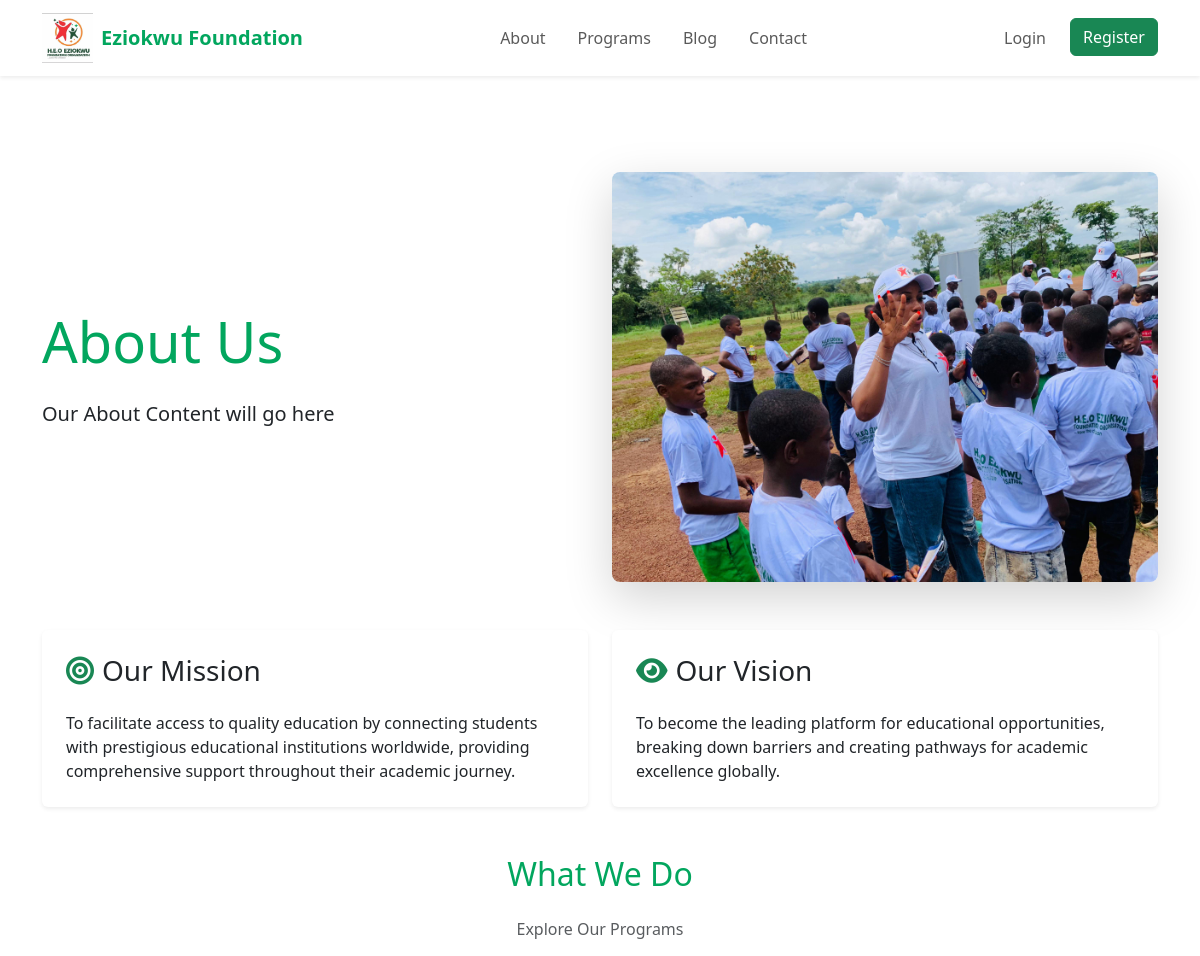
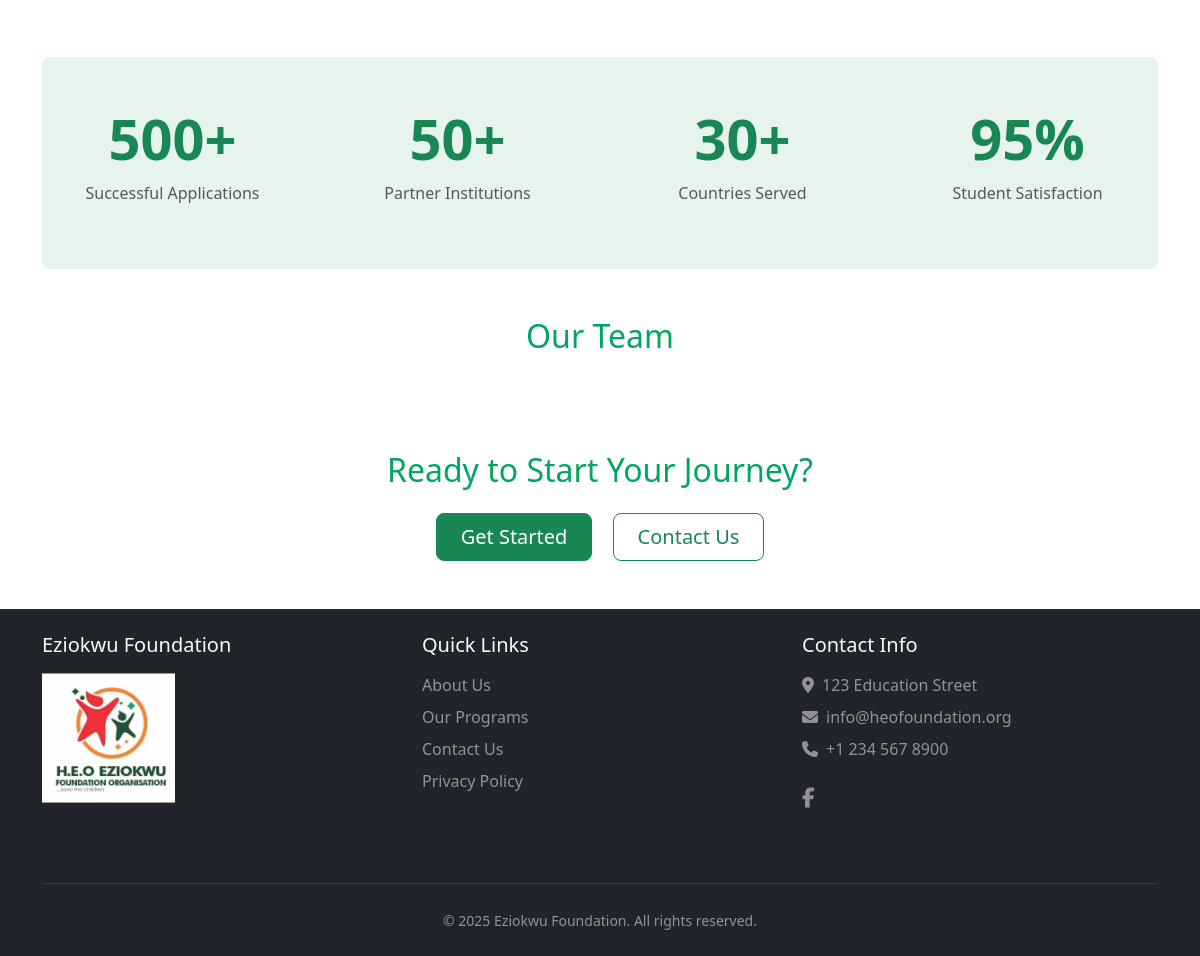
The page /about/ on the database its author committed (2 pictures, top to bottom).
### core/models.py (models this page shows, shortened)
class SiteSettings(models.Model):
    site_name = models.CharField(max_length=100, default='HEO Foundation')
    logo = models.ImageField(upload_to='site/', null=True, blank=True)
    favicon = models.ImageField(upload_to='site/', null=True, blank=True)
    about_image = models.ImageField(upload_to='site/about/', null=True, blank=True)
    about_title = models.CharField(max_length=200, default="About Us")
    about_subtitle = models.TextField(blank=True)
    mission_statement = models.TextField(blank=True)
    vision_statement = models.TextField(blank=True)
    primary_color = models.CharField(max_length=7, default='#0d6efd', help_text='Hex color code')
    secondary_color = models.CharField(max_length=7, default='#6c757d', help_text='Hex color code')
    successful_applications = models.CharField(max_length=20, blank=True)
    partner_institutions = models.CharField(max_length=20, blank=True)
    countries_served = models.CharField(max_length=20, blank=True)
    student_satisfaction = models.CharField(max_length=20, blank=True)
    what_we_do_title = models.CharField(max_length=200, default="What We Do")
    what_we_do_subtitle = models.TextField(blank=True)
    hero_title = models.CharField(max_length=200, default='Empowering Dreams Through Education')
    hero_subtitle = models.TextField(default='HEO Foundation provides educational opportunities and support to ambitious students worldwide.')
    hero_image = models.ImageField(upload_to='site/', null=True, blank=True)
    contact_email = models.EmailField(default='info@heofoundation.org')
    contact_phone = models.CharField(max_length=20, default='+1 234 567 8900')
    contact_address = models.TextField(default='123 Education Street')
    facebook_url = models.URLField(blank=True)
    twitter_url = models.URLField(blank=True)
    linkedin_url = models.URLField(blank=True)
    instagram_url = models.URLField(blank=True)
    meta_description = models.TextField(max_length=160, blank=True, help_text='SEO meta description')
    meta_keywords = models.CharField(max_length=255, blank=True, help_text='SEO keywords (comma-separated)')
    class Meta:
        verbose_name = 'Site Settings'
        verbose_name_plural = 'Site Settings'
    @classmethod
    def get_settings(cls):
        settings = cache.get('site_settings')
        if not settings:
            settings = cls.objects.first()
            if not settings:
                settings = cls.objects.create()
            cache.set('site_settings', settings)
        return settings

### core/views.py (the view)
# urls.py: path('about/', views.about_view, name='about'),
def about_view(request):
    context = {
        'team_members': TeamMember.objects.all(),  # If you have a TeamMember model
        'what_we_do_items': WhatWeDo.objects.filter(is_active=True),
    }
    return render(request, 'pages/about.html', context)

### core/context_processors.py (called while the page is built)
def site_settings(request):
    return {
        'site_settings': SiteSettings.get_settings()
    }

### templates/pages/about.html (shortened to what this page needs)
{% extends 'base.html' %}
{% load static %}
{% block content %}
<div class="container mt-5 pt-5">
    <div class="row align-items-center mb-5">
        <div class="col-lg-6">
            <h1 class="display-4 mb-4" style="color: #02a65e;"> {{ site_settings.about_title }} </h1>
            <p class="lead">{{ site_settings.about_subtitle|default:"Our About Content will go here" }}</p>
        </div>
        <div class="col-lg-6">
            {% if site_settings.about_image %}
                <img src="{{ site_settings.about_image.url }}" alt="About Us" class="img-fluid rounded-3 shadow-lg">
            {% endif %}
        </div>
    </div>
    <div class="row mb-5 g-4">
        <div class="col-md-6">
            <div class="card h-100 border-0 shadow-sm hover-shadow">
                <div class="card-body p-4">
                    <h3 class="card-title mb-4">
                        <i class="fas fa-bullseye text-success me-2"></i>Our Mission
                    </h3>
                    <p class="card-text">{{ site_settings.mission_statement|default:"To facilitate access to quality education by connecting students with prestigious educational institutions worldwide, providing comprehensive support throughout their academic journey." }}</p>
                </div>
            </div>
        </div>
        <div class="col-md-6">
            <div class="card h-100 border-0 shadow-sm hover-shadow">
                <div class="card-body p-4">
                    <h3 class="card-title mb-4">
                        <i class="fas fa-eye text-success me-2"></i>Our Vision
                    </h3>
                    <p class="card-text">{{ site_settings.vision_statement|default:"To become the leading platform for educational opportunities, breaking down barriers and creating pathways for academic excellence globally." }}</p>
                </div>
            </div>
        </div>
    </div>
    <div class="mt-5 mb-5">
        <h2 class="text-center mb-4" style="color: #02a65e;">{{ site_settings.what_we_do_title }}</h2>
        {% if site_settings.what_we_do_subtitle %}
            <p class="text-center text-muted mb-5">{{ site_settings.what_we_do_subtitle }}</p>
        {% endif %}
    </div>
    <div class="bg-success bg-opacity-10 py-5 rounded-3 mb-5">
        <div class="row text-center g-4">
            <div class="col-md-3">
                <h2 class="display-4 fw-bold text-success">{{ site_settings.successful_applications|default:"500+" }}</h2>
                <p class="text-muted">Successful Applications</p>
            </div>
            <div class="col-md-3">
                <h2 class="display-4 fw-bold text-success">{{ site_settings.partner_institutions|default:"50+" }}</h2>
                <p class="text-muted">Partner Institutions</p>
            </div>
            <div class="col-md-3">
                <h2 class="display-4 fw-bold text-success">{{ site_settings.countries_served|default:"30+" }}</h2>
                <p class="text-muted">Countries Served</p>
            </div>
            <div class="col-md-3">
                <h2 class="display-4 fw-bold text-success">{{ site_settings.student_satisfaction|default:"95%" }}</h2>
                <p class="text-muted">Student Satisfaction</p>
            </div>
        </div>
    </div>
    <div class="mb-5">
        <h2 class="text-center mb-4" style="color: #02a65e;">Our Team</h2>
    </div>
    <div class="text-center py-5">
        <h2 class="mb-4" style="color: #02a65e;">Ready to Start Your Journey?</h2>
        <a href="{% url 'users:register' %}" class="btn btn-success btn-lg px-4 me-3">Get Started</a>
        <a href="{% url 'core:contact' %}" class="btn btn-outline-success btn-lg px-4">Contact Us</a>
    </div>
</div>
{% endblock %}

### templates/includes/navbar.html (shortened to what this page needs)
<nav class="navbar navbar-expand-lg navbar-light bg-white fixed-top shadow-sm">
    <div class="container">
        <a class="navbar-brand d-flex align-items-center" href="{% url 'core:home' %}">
            {% if site_settings.logo %}
                <img src="{{ site_settings.logo.url }}" alt="{{ site_settings.site_name }}" height="50" class="me-2">
            {% endif %}
            <span style="color: #02a65e; font-weight: 600;">{{ site_settings.site_name }}</span>
        </a>
        <div class="collapse navbar-collapse" id="navbarNav">
            <ul class="navbar-nav mx-auto">
                <li class="nav-item">
                    <a class="nav-link px-3" href="{% url 'core:about' %}">About</a>
                </li>
                <li class="nav-item">
                    <a class="nav-link px-3" href="{% url 'applications:program_list' %}">Programs</a>
                </li>
                <li class="nav-item">
                    <a class="nav-link px-3" href="{% url 'cms:blog_list' %}">Blog</a>
                </li>
                <li class="nav-item">
                    <a class="nav-link px-3" href="{% url 'core:contact' %}">Contact</a>
                </li>
            </ul>
            <ul class="navbar-nav">
                {% if user.is_authenticated %}
                    <li class="nav-item">
                        <a class="nav-link px-3" href="{% url 'users:profile' %}">Profile</a>
                    </li>
                    <li class="nav-item">
                        <form method="post" action="{% url 'users:logout' %}" class="d-inline">
                            {% csrf_token %}
                            <button type="submit" class="btn btn-link nav-link text-decoration-none">
                                <i class="fas fa-sign-out-alt me-1"></i>Logout
                            </button>
                        </form>
                    </li>
                {% else %}
                    <li class="nav-item">
                        <a class="nav-link px-3" href="{% url 'users:login' %}">Login</a>
                    </li>
                    <li class="nav-item">
                        <a class="btn btn-success ms-2" href="{% url 'users:register' %}">Register</a>
                    </li>
                {% endif %}
            </ul>
        </div>
    </div>
</nav>

### templates/includes/footer.html (shortened to what this page needs)
<footer class="bg-dark text-light py-4">
    <div class="container">
        <div class="row">
            <div class="col-md-4 mb-4">
                <h5 class="mb-3">{{ site_settings.site_name }}</h5>
                {% if site_settings.logo %}
                    <img src="{{ site_settings.logo.url }}" alt="{{ site_settings.site_name }}" height="130" class="mb-3">
                {% endif %}
            </div>
            <div class="col-md-4 mb-4">
                <h5 class="mb-3">Quick Links</h5>
                <ul class="list-unstyled footer-links">
                    <li class="mb-2"><a href="#about" class="text-white-50 text-decoration-none hover-white">About Us</a></li>
                    <li class="mb-2"><a href="#programs" class="text-white-50 text-decoration-none hover-white">Our Programs</a></li>
                    <li class="mb-2"><a href="#contact" class="text-white-50 text-decoration-none hover-white">Contact Us</a></li>
                    <li class="mb-2"><a href="#" class="text-white-50 text-decoration-none hover-white">Privacy Policy</a></li>
                </ul>
            </div>
            <div class="col-md-4 mb-4">
                <h5 class="mb-3">Contact Info</h5>
                <ul class="list-unstyled text-white-50">
                    <li class="mb-2"><i class="fa-solid fa-location-dot me-2"></i>{{ site_settings.contact_address }}</li>
                    <li class="mb-2"><i class="fa-solid fa-envelope me-2"></i>{{ site_settings.contact_email }}</li>
                    <li class="mb-2"><i class="fa-solid fa-phone me-2"></i>{{ site_settings.contact_phone }}</li>
                </ul>
                <div class="mt-4">
                    {% if site_settings.facebook_url %}
                    <a href="{{ site_settings.facebook_url }}" class="text-white-50 me-3 social-icon"><i class="fa-brands fa-facebook-f fa-lg"></i></a>
                    {% endif %}
                </div>
            </div>
        </div>
        <hr class="my-4 border-secondary">
        <div class="text-center text-white-50">
            <small>&copy; {% now "Y" %} {{ site_settings.site_name }}. All rights reserved.</small>
        </div>
    </div>
</footer>

### templates/base.html (style rules this page uses)
.nav-link { transition: color 0.3s ease; }
body { padding-top: 76px; }

### templates/pages/about.html (style rules this page uses)
.hover-shadow { transition: all 0.3s ease; }

### templates/includes/footer.html (style rules this page uses)
.social-icon { transition: color 0.3s ease; }
.footer-links li { transition: transform 0.2s ease; }
html, body { height: 100%; }
body { display: flex; flex-direction: column; min-height: 100vh; }
footer { flex-shrink: 0; }

### rows shown on the page
SiteSettings: logo (picture), site_name "Eziokwu Foundation", about_title "About Us", about_subtitle "Our About Content will go here", about_image (picture), mission_statement "To facilitate access to quality education by connecting students with prestigious educational institutions worldwide, providing comprehensive support throughout their academic journey.", vision_statement "To become the leading platform for educational opportunities, breaking down barriers and creating pathways for academic excellence globally.", what_we_do_title "What We Do", what_we_do_subtitle "Explore Our Programs", successful_applications "500+", partner_institutions "50+", countries_served "30+", student_satisfaction "95%", contact_address "123 Education Street", contact_email "info@heofoundation.org", contact_phone "+1 234 567 8900"
